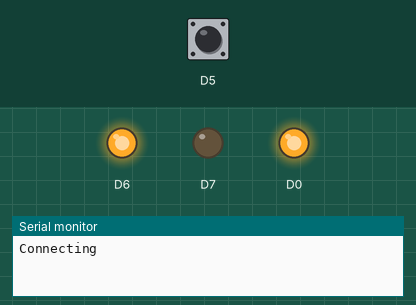
Bench run of a sketch on a simulated ESP8266 (Wemos D1 mini). Parts: output pins drawn as LEDs (lit = HIGH), the last lines printed to the serial monitor. Inputs (shaded band) come from the test bench; at power-on: D5 HIGH. WiFi joins after 1.5 s; servers stay silent unless stated; uploads are accepted with an empty reply.

Above: at 0.1 s.
At 2.3 s:
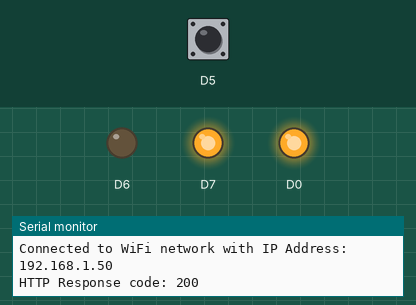
At 40.5 s:
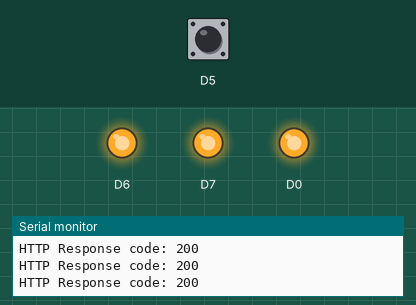
Timing chart, 0 to 42.0 s (numbered marks = the images above):
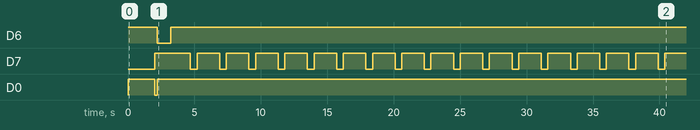

The sketch:

code.ino
```cpp
#include <ESP8266WiFi.h>
#include <ESP8266HTTPClient.h>
#include <WiFiClient.h>

const char* ssid = "";
const char* password = "";

const char* serverName = "http://127.0.0.1:8080/api/check";

unsigned long lastTime = 0;
unsigned long timerDelay = 5000;

void setup() {
  Serial.begin(115200);
  //*******************************************************************************
  pinMode(D12, OUTPUT);
  pinMode(D13, INPUT_PULLUP);
  pinMode(D7, OUTPUT);
  pinMode(D0, OUTPUT);

  digitalWrite(D12, HIGH);

  //*******************************************************************************

  WiFi.begin(ssid, password);
  Serial.println("Connecting");
  while(WiFi.status() != WL_CONNECTED) {
    digitalWrite(D0, HIGH);
    delay(1000);
    digitalWrite(D0, LOW);
    Serial.print(".");
  }
  Serial.println("");
  Serial.print("Connected to WiFi network with IP Address: ");
  Serial.println(WiFi.localIP());
}

int saveLastOn = 0;

void loop() {
  digitalWrite(D7, HIGH);

  int switchState = digitalRead(D13);
  if (switchState == LOW) {
    digitalWrite(D12, LOW);
    delay(1000);
    digitalWrite(D12, HIGH);
  }

    if(WiFi.status()== WL_CONNECTED){
      WiFiClient client;
      HTTPClient http;

      http.begin(client, serverName);

      http.addHeader("Content-Type", "application/x-www-form-urlencoded");
      String httpRequestData = "api_key=tPmAT5Ab3j7F9&sensor=BME280&value1=24.25&value2=49.54&value3=1005.14";
      int httpResponseCode = http.POST(httpRequestData);


      Serial.print("HTTP Response code: ");
      Serial.println(httpResponseCode);

      if(httpResponseCode == 200){
        if(saveLastOn == 0){
          digitalWrite(D0, HIGH);
          digitalWrite(D12, LOW);
          delay(1000);
          digitalWrite(D12, HIGH);
          saveLastOn++;
        }
      }
      else {
        digitalWrite(D0, LOW);
        saveLastOn = 0;
      }

      http.end();
    }
    else {
      Serial.println("WiFi Disconnected");
    }

  delay(1500);
  digitalWrite(D7, LOW);
  delay(500);
}
```

Measured:
- by itself, D6: HIGH → LOW at 2.2 s, → HIGH 1.0 s later
- by itself, D7: repeats every 2.2 s: LOW 0.50 s, HIGH 1.7 s
- by itself, D0: HIGH → LOW at 2.0 s, → HIGH 0.20 s later
